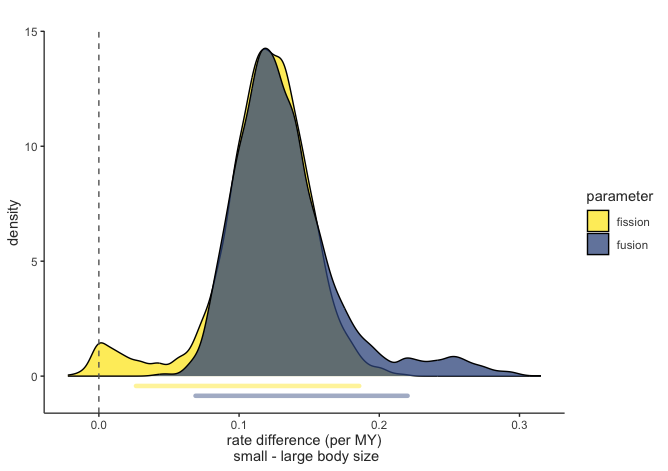

This figure's R source:
# Michelle Jonika
# 10 November
# This code makes the figure for the analysis of chromosome number in
# carnivores with range size as the binary trait

#load in libraries needed
library(chromePlus)

#read in chromplus data for range size
data <- read.csv("../../results/body_mass/bm.csv")
fission <- data[,4] - data[,2]
fusion <- data[,5] - data[,3]
data_munge <- data.frame(fission, fusion)

plotChromeplus(data = data_munge,
               colors = c("#FDE725FF", "#39568CFF"),
               main_title = "",
               x_title = "rate difference (per MY)\n small - large body size",
               alpha_geom = 0.75,
               alpha_line = 0.45)

#save as PDF 6"x6"
